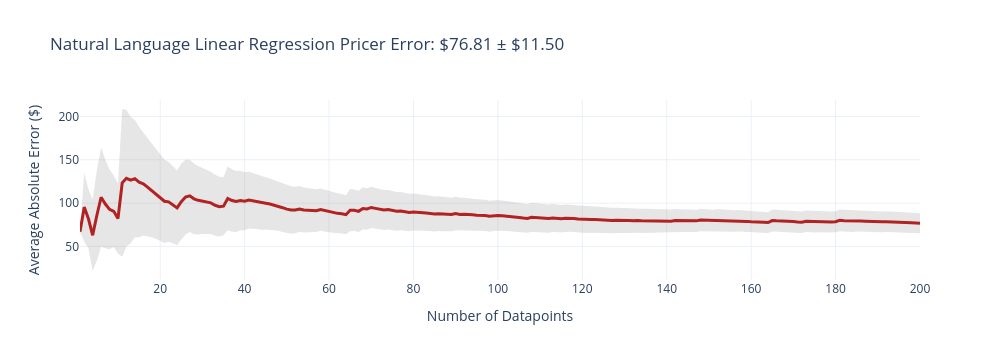
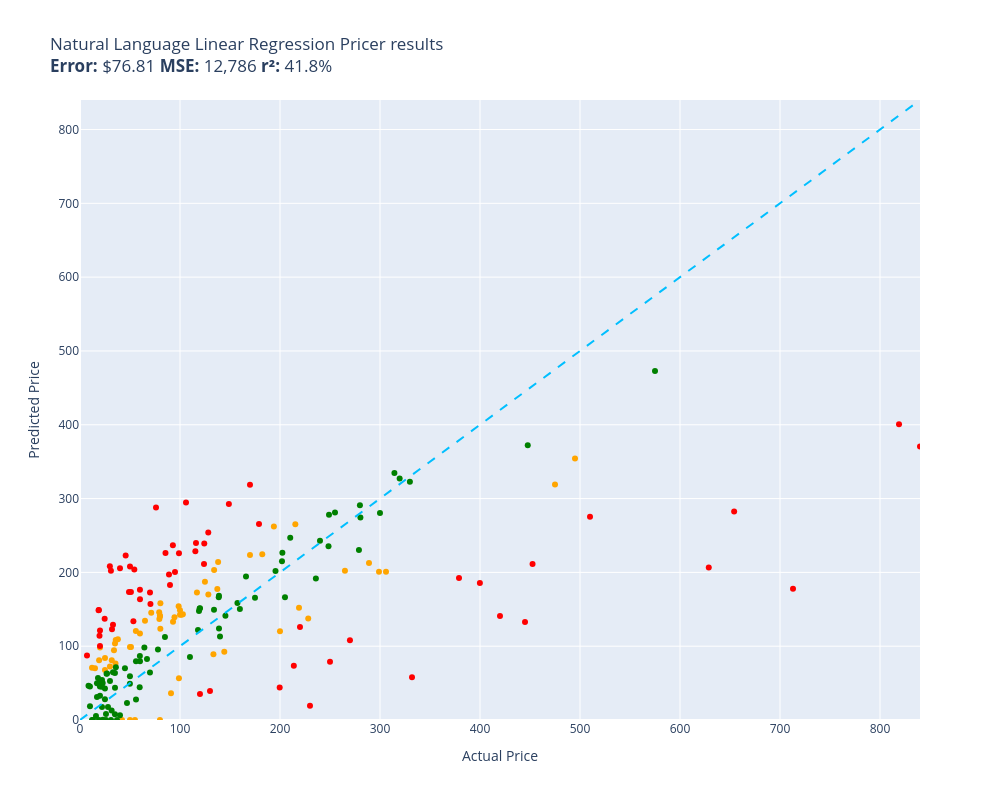

The notebook cell saved with these charts, in order:
### Code cell
evaluate(natural_language_linear_regression_pricer, test)

### Figure 1 — Plotly figure (JSON) as saved in the notebook; plotly's stock layout.template omitted (floating-point values rounded to 4 significant figures; data arrays with more than 128 entries replaced by an {"elided": "..."} marker saying what was removed)
{"data": [{"fill": "toself", "fillcolor": "rgba(128,128,128,0.2)", "hoverinfo": "skip", "line": {"color": "rgba(255,255,255,0)"}, "name": "95% CI", "showlegend": false, "type": "scatter", "x": {"elided": "400 int values"}, "y": {"elided": "400 float values"}}, {"customdata": {"elided": "200x1 float values"}, "hovertemplate": "n=%{x}<br>Avg Error=$%{y:,.2f}<br>±95% CI=$%{customdata[0]:,.2f}<extra></extra>", "line": {"color": "firebrick", "width": 3}, "mode": "lines", "name": "Cumulative Avg Error", "type": "scatter", "x": {"elided": "200 int values"}, "y": {"elided": "200 float values"}}], "layout": {"height": 360, "showlegend": false, "title": {"text": "Natural Language Linear Regression Pricer Error: $76.81 ± $11.50"}, "width": 1000, "xaxis": {"title": {"text": "Number of Datapoints"}}, "yaxis": {"title": {"text": "Average Absolute Error ($)"}}}}

### Figure 2 — Plotly figure (JSON) as saved in the notebook; plotly's stock layout.template omitted (floating-point values rounded to 4 significant figures)
{"data": [{"customdata": [["Old Blood Noise Excess V2 Distortion Cho...\nGuess=$152.13 Actual=$219.00"], ["NewPower99 Battery Kit for Samsung Galax...\nGuess=$0.00 Actual=$54.95"], ["SuppliesOutlet Compatible Toner Cartridg...\nGuess=$92.46 Actual=$144.29"], ["ACDelco GM Original Equipment FW339 Fron...\nGuess=$265.15 Actual=$215.33"], ["8544771 Dryer Heating Element, 279816 Th...\nGuess=$108.40 Actual=$35.74"], ["Panasonic KX-TG6511B DECT 6.0 PLUS Expan...\nGuess=$146.14 Actual=$79.20"], ["GJY Portable TV,10.6 inch Mini TV for AT...\nGuess=$136.95 Actual=$79.36"], ["LD Products Compatible Toner Cartridge R...\nGuess=$98.97 Actual=$49.98"], ["Mini PC, Kinupute Desktop Computer E3-12...\nGuess=$354.14 Actual=$495.00"], ["Aolemi Oil Rubbed Bronze Single Function...\nGuess=$154.26 Actual=$98.65"], ["Clementoni 39132.5 Jigsaw Puzzle 1,000 P...\nGuess=$0.00 Actual=$79.95"], ["10GBase-LR SFP+ Transceiver, Handar 10GB...\nGuess=$98.07 Actual=$19.99"], ["Deco Mount Pro Tripod Microphone Stand w...\nGuess=$117.32 Actual=$59.95"], ["KOMPUTERBAY 4GB 2X 2GB DDR2 1066MHz PC2-...\nGuess=$123.76 Actual=$80.34"], ["Task T24287 Roman Ogee Router Bit with 1...\nGuess=$120.55 Actual=$55.88"], ["Southwire 120V/15A Right Angle User Atta...\nGuess=$109.24 Actual=$37.87"], ["15\" Locking Shower Head Extension Arm in...\nGuess=$141.45 Actual=$79.95"], ["Mylites+ Standard Comic Book Mylar Sleev...\nGuess=$103.50 Actual=$34.99"], ["DALDED LED Light Kit for Lego Sonic Gree...\nGuess=$83.94 Actual=$24.99"], ["Baseball Backpacks Large 18 Inch Bookbag...\nGuess=$81.03 Actual=$31.77"], ["Adams Check Payment and Deposit Register...\nGuess=$76.69 Actual=$35.49"], ["KOHLER 18865-CP Filtered Water Faucet, P...\nGuess=$318.90 Actual=$475.00"], ["Diversitech WG840585 Motor, (Ddb) 1/3Hp,...\nGuess=$203.36 Actual=$134.12"], ["Festool 492370 Platin 2 S1000 Grit 6-Inc...\nGuess=$36.09 Actual=$91.00"], ["PM Auto Front Right Quick Complete Strut...\nGuess=$187.30 Actual=$124.94"], ["Satco S9596, 4 Count (Pack of 1), 4.18\nGuess=$70.66 Actual=$12.00"], ["Ceramic Talavera Mexican Tile 4x4\", 9 Pi...\nGuess=$72.47 Actual=$29.95"], ["Marvel Legends Series X-Men 6-Inch Archa...\nGuess=$56.58 Actual=$98.95"], ["ANZO USA 111207 GMC SIERRA 99-06 / YUKON...\nGuess=$224.41 Actual=$182.28"], ["Kingston Brass KS269SN Kingston Clawfoot...\nGuess=$200.81 Actual=$305.99"], ["Pioneer 2AM401-BN Two Handle Kitchen Fau...\nGuess=$137.65 Actual=$228.22"], ["LSSAGOON Backpack for Women Teen Kids Gi...\nGuess=$94.62 Actual=$33.99"], ["4LT LUMINETTE Vanity Opal GLS BSN\nGuess=$148.76 Actual=$99.99"], ["4pc Wheel Spacers Adapters 4\" (2inch Per...\nGuess=$172.70 Actual=$116.95"], ["Royal Designs, Inc. Decorative Abundant ...\nGuess=$67.76 Actual=$24.95"], ["Mikrotik RB3011UIAS-RM RouterBOARD 10xGi...\nGuess=$200.70 Actual=$299.00"], ["DuraGo 29515020 Front Hub Assembly\nGuess=$170.13 Actual=$128.34"], ["GENUINE VOLVO THERMOSTAT (3.0, 3.2) S60 ...\nGuess=$143.18 Actual=$102.85"], ["Universal Power Group 12V 100Ah Sealed L...\nGuess=$120.24 Actual=$199.99"], ["Amana Tool - SC587 Carbide Tipped 3-Wing...\nGuess=$145.37 Actual=$71.23"], ["Evan Fischer Radiator Cooling Fan Assemb...\nGuess=$177.54 Actual=$137.34"], ["UPR Mach 1 Chin Spoiler Fits 94-98 Musta...\nGuess=$134.61 Actual=$64.99"], ["Raspberry Pi 3 Model B+ Aluminum Case Me...\nGuess=$70.20 Actual=$14.99"], ["ASUS VY279HE-W 27” 1080P Monitor - White...\nGuess=$214.17 Actual=$138.10"], ["Diversitech UC2436-3 Ultralite Condenser...\nGuess=$158.15 Actual=$80.39"], ["4 Inches Rolled Muffler Tip Catback Exha...\nGuess=$262.06 Actual=$193.88"], ["APS iBoard (304 Stainless Steel Polished...\nGuess=$202.09 Actual=$264.95"], ["Baumgartens Sicurix Blank PVC ID Cards (...\nGuess=$80.97 Actual=$19.11"], ["Audio Techinca ATW-T1002 System 10 Handh...\nGuess=$212.76 Actual=$289.00"], ["LD Compatible Ink Cartridge Replacement ...\nGuess=$0.00 Actual=$41.99"], ["BXYJY for Samsung Galaxy Z Fold 3 Case w...\nGuess=$0.00 Actual=$49.99"], ["DuraGo BR5330 Front Vented Disc Brake Ro...\nGuess=$142.48 Actual=$101.51"], ["Samsung DA97-07603B Freezer Ice Maker As...\nGuess=$133.22 Actual=$93.02"], ["Intex River Run Connect Lounge (Four)\nGuess=$139.17 Actual=$94.49"], ["Targus CityGear Durable Backpack, Black,...\nGuess=$89.19 Actual=$133.43"], ["Fitness Center Gym Room Weight Train Dua...\nGuess=$142.70 Actual=$99.99"], ["MonMount Triple Monitor Stand Freestandi...\nGuess=$140.36 Actual=$79.99"], ["Xiaomi Redmi 10 2022 NFC 4G LTE (128GB +...\nGuess=$223.48 Actual=$169.99"], ["Refresh NSF-53 Premium Replacement Refri...\nGuess=$98.95 Actual=$50.99"]], "hovertemplate": "%{customdata[0]}<extra></extra>", "legendgroup": "orange", "marker": {"color": "orange", "size": 6, "symbol": "circle"}, "mode": "markers", "name": "orange", "orientation": "v", "showlegend": true, "type": "scatter", "x": [219.0, 54.95, 144.3, 215.3, 35.74, 79.2, 79.36, 49.98, 495.0, 98.65, 79.95, 19.99, 59.95, 80.34, 55.88, 37.87, 79.95, 34.99, 24.99, 31.77, 35.49, 475.0, 134.1, 91.0, 124.9, 12.0, 29.95, 98.95, 182.3, 306.0, 228.2, 33.99, 99.99, 117.0, 24.95, 299.0, 128.3, 102.8, 200.0, 71.23, 137.3, 64.99, 14.99, 138.1, 80.39, 193.9, 264.9, 19.11, 289.0, 41.99, 49.99, 101.5, 93.02, 94.49, 133.4, 99.99, 79.99, 170.0, 50.99], "xaxis": "x", "y": [152.1, 0.0, 92.46, 265.1, 108.4, 146.1, 137.0, 98.97, 354.1, 154.3, 0.0, 98.07, 117.3, 123.8, 120.6, 109.2, 141.4, 103.5, 83.94, 81.03, 76.69, 318.9, 203.4, 36.09, 187.3, 70.66, 72.47, 56.58, 224.4, 200.8, 137.6, 94.62, 148.8, 172.7, 67.76, 200.7, 170.1, 143.2, 120.2, 145.4, 177.5, 134.6, 70.2, 214.2, 158.2, 262.1, 202.1, 80.97, 212.8, 0.0, 0.0, 142.5, 133.2, 139.2, 89.19, 142.7, 140.4, 223.5, 98.95], "yaxis": "y"}, {"customdata": [["telpo Headlight Assembly Fit For 15 Camr...\nGuess=$239.89 Actual=$115.99"], ["Stand for Raven Pro Document Scanner - P...\nGuess=$208.36 Actual=$29.85"], ["RBC12-UPC Replacement Battery Cartridge ...\nGuess=$19.25 Actual=$229.99"], ["Bam France 2002XL Contoured Hightech Bla...\nGuess=$177.72 Actual=$713.00"], ["Metabo HPT 36V MultiVolt™ Cordless Rotar...\nGuess=$192.53 Actual=$379.00"], ["46mm Digital Pro High-Resolution Close-U...\nGuess=$121.39 Actual=$19.99"], ["Innovative Percussion CB-6 Chamois Bass ...\nGuess=$203.89 Actual=$54.32"], ["LOVE MEI Galaxy S10 Lite Case, Military ...\nGuess=$129.20 Actual=$32.98"], ["CORSAIR Dominator Platinum RGB 32GB (2x1...\nGuess=$211.21 Actual=$124.00"], ["Bam Trekking 3027SB Single Black Clarine...\nGuess=$57.79 Actual=$332.00"], ["DEWALT 20V MAX* XR Impact Driver with Bl...\nGuess=$211.39 Actual=$452.53"], ["Scranton & Co 3 Drawer Mobile File Cabin...\nGuess=$228.68 Actual=$115.35"], ["Canon EOS Rebel T7 Digital SLR Camera wi...\nGuess=$400.82 Actual=$819.00"], ["Travelpro Platinum Elite Slim Business L...\nGuess=$73.65 Actual=$213.83"], ["JRready ST6313 DT Deutsch Connector Kit,...\nGuess=$43.99 Actual=$199.68"], ["Dakota Alert MURS Alert Probe Sensor - M...\nGuess=$126.03 Actual=$219.99"], ["3D Tree Hole Branches 075 Stair Risers D...\nGuess=$39.33 Actual=$129.99"], ["Projector, CRAZVIEW Projector with WiFi ...\nGuess=$133.65 Actual=$53.40"], ["Retevis RT68 Soft Earhook Walkie Talkie ...\nGuess=$87.52 Actual=$6.99"], ["MC: Pindicator (Dual Intensity Amber)\nGuess=$205.64 Actual=$40.00"], ["Poison Spyder 10-08-020 Rocker Knocker\nGuess=$206.66 Actual=$628.76"], ["DIMARZIO 204284 DP 163FBK Blues Bucker G...\nGuess=$183.02 Actual=$89.99"], ["Lighted Triangle Mirror Cabinet Bathroom...\nGuess=$132.82 Actual=$445.00"], ["BESTILL Wall Mounted Shower Faucet Set, ...\nGuess=$288.02 Actual=$76.00"], ["Engine Thermostat, Replace 19301-PAA-306...\nGuess=$149.15 Actual=$18.89"], ["Dell Optiplex 390 Desktop Computer i3 3....\nGuess=$239.20 Actual=$124.27"], ["Neporal Full Spectrum Light Bulb, 6000K ...\nGuess=$148.82 Actual=$18.59"], ["Pidoko Kids Train Table, Grey with 90 Pc...\nGuess=$35.14 Actual=$119.97"], ["LEGO Marvel Avengers War Machine Buster ...\nGuess=$176.55 Actual=$59.95"], ["KOHLER K-1185540-CP Assembly-Slider\nGuess=$222.94 Actual=$45.67"], ["Trim Kit for 2-handle Shower & Tub Valve...\nGuess=$200.55 Actual=$94.99"], ["iPhone 12/12 Pro Nicaragua Guardabarranc...\nGuess=$100.23 Actual=$19.97"], ["Aeromotive 13304 Regulator, X1 Adjustabl...\nGuess=$108.20 Actual=$269.95"], ["Canon Sure Shot 90u 35mm Date Camera\nGuess=$185.55 Actual=$399.89"], ["Wilkinson LOW GAUSS Vintage Tone Strat S...\nGuess=$202.22 Actual=$30.93"], ["Ibanez M510OVS Acoustic Mandolin in Vint...\nGuess=$318.61 Actual=$169.99"], ["Berta (6 Pieces) 1-1/4 inch Overlay, 90 ...\nGuess=$137.10 Actual=$24.66"], ["CradlePoint Compact Broadband Router (CB...\nGuess=$197.29 Actual=$89.00"], ["Pyle Wireless Rear View Backup Camera - ...\nGuess=$157.31 Actual=$70.45"], ["Auertech Portable Washing Machine, 14lbs...\nGuess=$225.89 Actual=$98.99"], ["18 Inch White Undermount Kitchen Sink - ...\nGuess=$265.40 Actual=$179.00"], ["ECCPP Power Steering Pump for 2009-2010 ...\nGuess=$226.39 Actual=$85.48"], ["Skullcandy Hesh Evo Bluetooth Headphones...\nGuess=$172.62 Actual=$69.99"], ["ROHL WSGUM3018WH Wire Sink Grids, White\nGuess=$253.89 Actual=$128.28"], ["Music Hall pa15.3 MM/MC Phono Preamplifi...\nGuess=$78.79 Actual=$250.00"], ["Lorell Bell Chair Glide, 2.5\", Black\nGuess=$114.21 Actual=$19.50"], ["CTLAMP XL-2100 Professional Quality XL-2...\nGuess=$122.95 Actual=$32.00"], ["Competition Clutch Disc and Pressure Pla...\nGuess=$275.22 Actual=$510.00"], ["KUNFINE Android Radio CarPlay & Android ...\nGuess=$294.56 Actual=$106.00"], ["A-Premium Front Suspension Steering Knuc...\nGuess=$173.40 Actual=$48.99"], ["Dell XPS 13 9343-2727SLV 13.3\" Full HD S...\nGuess=$370.43 Actual=$839.99"], ["Pacific Drums PDCM1618TTRB 16 x 18 Inche...\nGuess=$141.04 Actual=$419.99"], ["Vinyl Soft Top Roll-up Adjustable Truck ...\nGuess=$292.72 Actual=$148.88"], ["Blanco 230966 Valea Stainless Steel Sink...\nGuess=$236.86 Actual=$92.88"], ["Empava 24\" Single Wall Ovens 10 Cooking ...\nGuess=$282.34 Actual=$654.14"], ["Viola Bow 4/4 Full Size Carbon Fiber (Bl...\nGuess=$207.95 Actual=$49.99"], ["Fender Hendrix Voodoo Child Coiled Instr...\nGuess=$163.46 Actual=$59.99"], ["Pyle 2x120 Watt Home Audio Speaker Power...\nGuess=$173.32 Actual=$50.92"]], "hovertemplate": "%{customdata[0]}<extra></extra>", "legendgroup": "red", "marker": {"color": "red", "size": 6, "symbol": "circle"}, "mode": "markers", "name": "red", "orientation": "v", "showlegend": true, "type": "scatter", "x": [116.0, 29.85, 230.0, 713.0, 379.0, 19.99, 54.32, 32.98, 124.0, 332.0, 452.5, 115.3, 819.0, 213.8, 199.7, 220.0, 130.0, 53.4, 6.99, 40.0, 628.8, 89.99, 445.0, 76.0, 18.89, 124.3, 18.59, 120.0, 59.95, 45.67, 94.99, 19.97, 269.9, 399.9, 30.93, 170.0, 24.66, 89.0, 70.45, 98.99, 179.0, 85.48, 69.99, 128.3, 250.0, 19.5, 32.0, 510.0, 106.0, 48.99, 840.0, 420.0, 148.9, 92.88, 654.1, 49.99, 59.99, 50.92], "xaxis": "x", "y": [239.9, 208.4, 19.25, 177.7, 192.5, 121.4, 203.9, 129.2, 211.2, 57.79, 211.4, 228.7, 400.8, 73.65, 43.99, 126.0, 39.33, 133.7, 87.52, 205.6, 206.7, 183.0, 132.8, 288.0, 149.1, 239.2, 148.8, 35.14, 176.5, 222.9, 200.5, 100.2, 108.2, 185.5, 202.2, 318.6, 137.1, 197.3, 157.3, 225.9, 265.4, 226.4, 172.6, 253.9, 78.79, 114.2, 123.0, 275.2, 294.6, 173.4, 370.4, 141.0, 292.7, 236.9, 282.3, 207.9, 163.5, 173.3], "yaxis": "y"}, {"customdata": [["EXMAX NG-10X Fresnel Lens Focusing Adapt...\nGuess=$64.22 Actual=$69.98"], ["Pump Head TBVECHI 175PSI 4KW 5.5HP 21CFM...\nGuess=$322.86 Actual=$329.90"], ["APS iBoard 6-inch Aluminum (Black Powder...\nGuess=$246.86 Actual=$210.23"], ["PEMP E65 E66 CDC Simulate Optical Fiber ...\nGuess=$147.59 Actual=$119.00"], ["Intermatic PX300 12V 300W Transformer wi...\nGuess=$149.48 Actual=$134.00"], ["HK SYSTEMS 13\" Heavy Duty Black \"Push\" O...\nGuess=$112.46 Actual=$84.95"], ["SKB iSeries 3i-13096-6KP Case for BlackM...\nGuess=$165.75 Actual=$174.99"], ["June Garden 12\" Sweet Dolly Charlotte - ...\nGuess=$32.90 Actual=$19.99"], ["GanFindX Portable Car Hand Controls for ...\nGuess=$150.38 Actual=$159.90"], ["Evergreen HSHB2005 Cylinder Head Gasket ...\nGuess=$44.39 Actual=$59.69"], ["Tidal Front + Rear Fender Flares 4PC Poc...\nGuess=$280.96 Actual=$254.99"], ["152MM Hole Saws M42 Bi-Metal High Speed ...\nGuess=$57.01 Actual=$17.99"], ["Wenger City Upgrade Laptop Backpack with...\nGuess=$141.39 Actual=$145.42"], ["AUTOFREE LED Tail Lights Assembly Compat...\nGuess=$215.05 Actual=$201.99"], ["Fjallraven, Kanken Laptop 15\" Backpack f...\nGuess=$150.96 Actual=$119.65"], ["Evan-Fischer Front Bumper Cover Compatib...\nGuess=$226.49 Actual=$202.38"], ["Laisomeke Waterproof Junction Box, Unive...\nGuess=$0.00 Actual=$11.99"], ["Sumerain S1339CM Double Handle Widesprea...\nGuess=$191.60 Actual=$235.86"], ["Webcem Solar Shed Light Outdoor Indoor, ...\nGuess=$95.53 Actual=$77.96"], ["Western Digital Enterprise RE4-GP 2TB SA...\nGuess=$85.50 Actual=$109.95"], ["VLAND LED Smoked Taillights Compatible F...\nGuess=$242.75 Actual=$239.99"], ["Tablet PC Cover Compatible with Lenovo T...\nGuess=$12.98 Actual=$31.61"], ["Miyaya@ Funny Animal Masks Collection fo...\nGuess=$49.94 Actual=$16.99"], ["Trail Gear Twin Stick Kit for Top Shift ...\nGuess=$291.00 Actual=$279.92"], ["Ultra Duster Canned Air Net 10 Oz 6-Pack\nGuess=$49.28 Actual=$49.90"], ["Beck/Arnley 0421945 Air Filter\nGuess=$71.56 Actual=$35.87"], ["IQShield Screen Protector Compatible wit...\nGuess=$45.53 Actual=$9.95"], ["Liberty Imports 12 Pack: US Military Toy...\nGuess=$31.15 Actual=$16.98"], ["Intrepid International Dressage Letters-...\nGuess=$63.13 Actual=$26.99"], ["EMART Photography C Stand with Boom Arm,...\nGuess=$151.40 Actual=$119.99"], ["KUNN Small Electrician Tool Pouch Utilit...\nGuess=$17.76 Actual=$21.99"], ["Replacement Remote Control for PANASONIC...\nGuess=$7.84 Actual=$34.95"], ["KS K-STORM Replacement Silicone Mushroom...\nGuess=$46.41 Actual=$8.50"], ["Grey Pneumatic 1311SD Impact Socket Set\nGuess=$158.38 Actual=$157.43"], ["Walker Exhaust Ultra EPA 16478 Direct Fi...\nGuess=$472.95 Actual=$574.99"], ["GE RPWF SmartWater Comparable Refrigerat...\nGuess=$0.00 Actual=$36.99"], ["Urth 62mm UV, Circular Polarizing (CPL),...\nGuess=$123.80 Actual=$139.00"], ["MGP Caliper Covers 39011SACURD Red Powde...\nGuess=$278.15 Actual=$249.00"], ["LSI Broadcom SAS 9300-8i 8-port 12Gb/s S...\nGuess=$122.08 Actual=$118.00"], ["NewFantasia Replacement Audio Cable with...\nGuess=$0.00 Actual=$31.00"], ["MONOCARBON Forged Carbon Fiber Case for ...\nGuess=$79.73 Actual=$59.99"], ["AC Compressor & A/C Kit For BMW 335i 335...\nGuess=$334.67 Actual=$314.41"], ["MXR Carbon Copy Deluxe Analog Delay Guit...\nGuess=$201.73 Actual=$195.50"], ["Chalkboard Name Badges with Magnetic Bac...\nGuess=$45.34 Actual=$19.95"], ["Linkloos Solar Street Lights Outdoor Wat...\nGuess=$79.61 Actual=$55.99"], ["USB Charger, CIVIE High Speed 60W Multip...\nGuess=$5.48 Actual=$15.99"], ["Cardone 84-58642 New HEI Electronic Dist...\nGuess=$194.28 Actual=$165.99"], ["Hp Pavilion P7-1257c Motherboard Aahd3-h...\nGuess=$86.61 Actual=$59.86"], ["Kastar Battery Pack Replacement for Sony...\nGuess=$51.59 Actual=$19.99"], ["New Replacement seat cover fits Yamaha M...\nGuess=$168.26 Actual=$138.95"], ["AZX Stylus Pencil for Apple iPad Pro 202...\nGuess=$52.77 Actual=$29.99"], ["SP Air Corporation SP-8102BU 1/4-Inch He...\nGuess=$166.25 Actual=$204.99"], ["LCD Screen for Dell Inspiron 17R 17.3\" H...\nGuess=$98.32 Actual=$64.37"], ["200 ' feet True 14 Gauge AWG CCA Speaker...\nGuess=$70.19 Actual=$44.95"], ["200 Couples Conversation Cards - Enjoy B...\nGuess=$64.78 Actual=$32.97"], ["The Puppet Company - Carpet-Unicorn, Whi...\nGuess=$0.00 Actual=$19.00"], ["KYX Racing Hardened Steel Center Drive S...\nGuess=$23.15 Actual=$46.99"], ["StonKraft Brass Chess Board Game Set wit...\nGuess=$113.09 Actual=$140.00"], ["VIPMOTOZ Sequential Turn Signal Premium ...\nGuess=$230.27 Actual=$278.94"], ["OEM Samsung Remote Control Shipped with ...\nGuess=$27.92 Actual=$56.00"], ["Venom Power Terra Hunter R/T+ R/T All-Te...\nGuess=$327.07 Actual=$319.65"], ["Custom Engagement Logo Desk Embosser Sea...\nGuess=$59.43 Actual=$49.95"], ["520 Pieces Christmas Envelope Seal Stick...\nGuess=$0.00 Actual=$25.99"], ["BestPricedDecals Wine A BIT, You'll Feel...\nGuess=$0.00 Actual=$12.98"], ["VATOS 4 Packs Bubble Machine Gun for Kid...\nGuess=$0.44 Actual=$22.88"], ["Steering Wheel, Carbon Fiber Automotive ...\nGuess=$372.09 Actual=$447.74"], ["VONADO Space Wars Colonial Viper MK1 Bui...\nGuess=$6.33 Actual=$39.99"], ["Replacement Remote Control fit for Sony ...\nGuess=$18.72 Actual=$9.99"], ["Disney Princess Sparkling Princess Sleep...\nGuess=$28.24 Actual=$24.95"], ["sabermaster TCG Playmat yugioh playmat T...\nGuess=$44.89 Actual=$21.99"], ["Star Wars Die-Cast Metal TITANIUM Series...\nGuess=$50.02 Actual=$22.70"], ["Glovion Music Stand Light, Clip On Piano...\nGuess=$17.73 Actual=$27.99"], ["Think Gizmos Build Your Own Robot Toys f...\nGuess=$42.54 Actual=$24.95"], ["HP Laserjet 2100 Laser Printer W/Test Pr...\nGuess=$280.41 Actual=$299.98"], ["PowerSport Front Rear Brakes and Rotors ...\nGuess=$235.34 Actual=$248.51"], ["VTech Strum and Jam Kidi Musical Guitar ...\nGuess=$54.31 Actual=$21.99"], ["KZ ZS10 Pro in Ear Monitor Headphone KZ ...\nGuess=$82.63 Actual=$66.99"], ["W11130208 W10695459 Refrigerator LED Mod...\nGuess=$62.74 Actual=$26.59"], ["Jada Toys Ryan's World Combo Panda Airli...\nGuess=$63.74 Actual=$34.94"], ["STICKGOO Peel and Stick Backsplash for K...\nGuess=$43.83 Actual=$34.99"], ["Garmin 010-12402-10 GT15M-TM Transom-Mou...\nGuess=$166.14 Actual=$138.74"], ["For Volvo C70 S70 V70 V40 S40 AC Compres...\nGuess=$274.39 Actual=$280.41"], ["NICKSTON Red Sparkling Glitter Slim Band...\nGuess=$8.14 Actual=$25.99"]], "hovertemplate": "%{customdata[0]}<extra></extra>", "legendgroup": "green", "marker": {"color": "green", "size": 6, "symbol": "circle"}, "mode": "markers", "name": "green", "orientation": "v", "showlegend": true, "type": "scatter", "x": [69.98, 329.9, 210.2, 119.0, 134.0, 84.95, 175.0, 19.99, 159.9, 59.69, 255.0, 17.99, 145.4, 202.0, 119.7, 202.4, 11.99, 235.9, 77.96, 110.0, 240.0, 31.61, 16.99, 279.9, 49.9, 35.87, 9.95, 16.98, 26.99, 120.0, 21.99, 34.95, 8.5, 157.4, 575.0, 36.99, 139.0, 249.0, 118.0, 31.0, 59.99, 314.4, 195.5, 19.95, 55.99, 15.99, 166.0, 59.86, 19.99, 138.9, 29.99, 205.0, 64.37, 44.95, 32.97, 19.0, 46.99, 140.0, 278.9, 56.0, 319.6, 49.95, 25.99, 12.98, 22.88, 447.7, 39.99, 9.99, 24.95, 21.99, 22.7, 27.99, 24.95, 300.0, 248.5, 21.99, 66.99, 26.59, 34.94, 34.99, 138.7, 280.4, 25.99], "xaxis": "x", "y": [64.22, 322.9, 246.9, 147.6, 149.5, 112.5, 165.8, 32.9, 150.4, 44.39, 281.0, 57.01, 141.4, 215.1, 151.0, 226.5, 0.0, 191.6, 95.53, 85.5, 242.7, 12.98, 49.94, 291.0, 49.28, 71.56, 45.53, 31.15, 63.13, 151.4, 17.76, 7.841, 46.41, 158.4, 472.9, 0.0, 123.8, 278.1, 122.1, 0.0, 79.73, 334.7, 201.7, 45.34, 79.61, 5.484, 194.3, 86.61, 51.59, 168.3, 52.77, 166.2, 98.32, 70.19, 64.78, 0.0, 23.15, 113.1, 230.3, 27.92, 327.1, 59.43, 0.0, 0.0, 0.4408, 372.1, 6.327, 18.72, 28.24, 44.89, 50.02, 17.73, 42.54, 280.4, 235.3, 54.31, 82.63, 62.74, 63.74, 43.83, 166.1, 274.4, 8.14], "yaxis": "y"}, {"hoverinfo": "skip", "line": {"color": "deepskyblue", "dash": "dash", "width": 2}, "mode": "lines", "name": "y = x", "showlegend": false, "type": "scatter", "x": [0, 840.0], "y": [0, 840.0]}], "layout": {"height": 800, "legend": {"title": {"text": "color"}, "tracegroupgap": 0}, "showlegend": false, "title": {"text": "Natural Language Linear Regression Pricer results<br><b>Error:</b> $76.81 <b>MSE:</b> 12,786 <b>r²:</b> 41.8%"}, "width": 1000, "xaxis": {"anchor": "y", "domain": [0, 1], "range": [0, 840.0], "title": {"text": "Actual Price"}}, "yaxis": {"anchor": "x", "domain": [0, 1], "range": [0, 840.0], "title": {"text": "Predicted Price"}}}}
